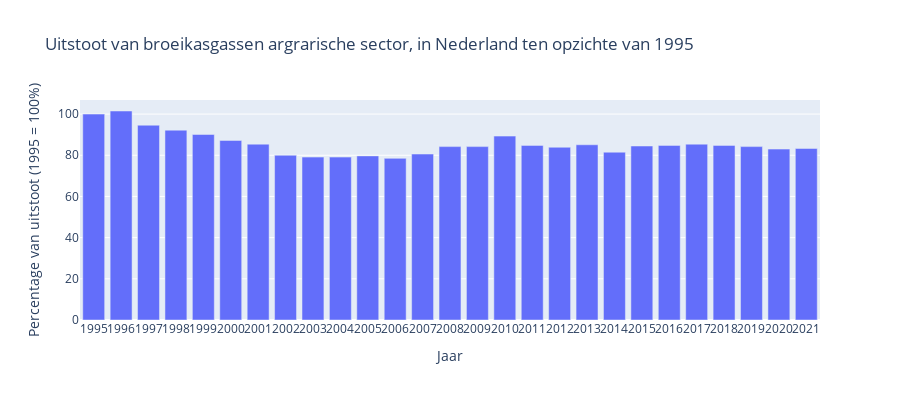

The notebook cell saved with this chart:
### Markdown cell above
### Wat is de invloed van de vermindering van de veestapel?

Nederland stoot momenteel nog veel broeikasgassen uit. Veel meer dan mag, als we kijken naar de klimaatdoelen die zijn opgesteld. Hierin staat dat Nederland in 2030 55% minder broeikasgassen moet uitstoten in vergelijking met 1990. Uit de volgende grafiek blijkt dat Nederland ten opzichte van 1995 al een stuk minder uitstoot, maar dat de afname van uitstoot de afgelopen jaren ook niet echt meer afneemt.

### Code cell
import plotly.graph_objs as go
import plotly.express as px
import pandas as pd

df = pd.read_csv('../datasets/productie_nederland_broeikas.csv')
df['Uitstoot broeikasgassen (1995 = 100)'] = df['Uitstoot broeikasgassen (1995 = 100)'].str.replace(',','.').astype(float)
df_sorted = df.sort_values('Uitstoot broeikasgassen (1995 = 100)', ascending=True)

trace = go.Bar(
    x = df['Jaar'],
    y = df['Uitstoot broeikasgassen (1995 = 100)']
)

layout = go.Layout(
    title = 'Uitstoot van broeikasgassen argrarische sector, in Nederland ten opzichte van 1995',
    height = 400,
    xaxis = go.layout.XAxis(
    type='category',
    title= 'Jaar',
    tickangle=0,
    ),
    yaxis = go.layout.YAxis(
    title = 'Percentage van uitstoot (1995 = 100%)'
    )
)
fig = go.Figure(data=trace, layout = layout)
fig.show()

### Figure 1 — Plotly figure (JSON) as saved in the notebook; plotly's stock layout.template omitted (floating-point values rounded to 4 significant figures)
{"data": [{"type": "bar", "x": [1995, 1996, 1997, 1998, 1999, 2000, 2001, 2002, 2003, 2004, 2005, 2006, 2007, 2008, 2009, 2010, 2011, 2012, 2013, 2014, 2015, 2016, 2017, 2018, 2019, 2020, 2021], "y": [100, 101.5, 94.6, 92.2, 90.1, 87.2, 85.4, 80, 79.1, 79.1, 79.7, 78.5, 80.6, 84.2, 84.2, 89.3, 84.8, 83.9, 85.1, 81.5, 84.5, 84.8, 85.4, 84.8, 84.2, 83, 83.3]}], "layout": {"height": 400, "title": {"text": "Uitstoot van broeikasgassen argrarische sector, in Nederland ten opzichte van 1995"}, "xaxis": {"tickangle": 0, "title": {"text": "Jaar"}, "type": "category"}, "yaxis": {"title": {"text": "Percentage van uitstoot (1995 = 100%)"}}}}
